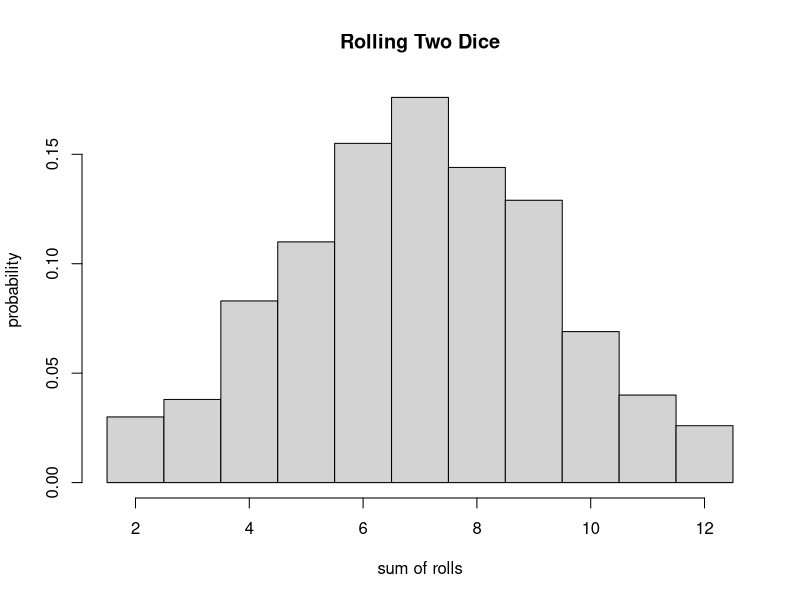
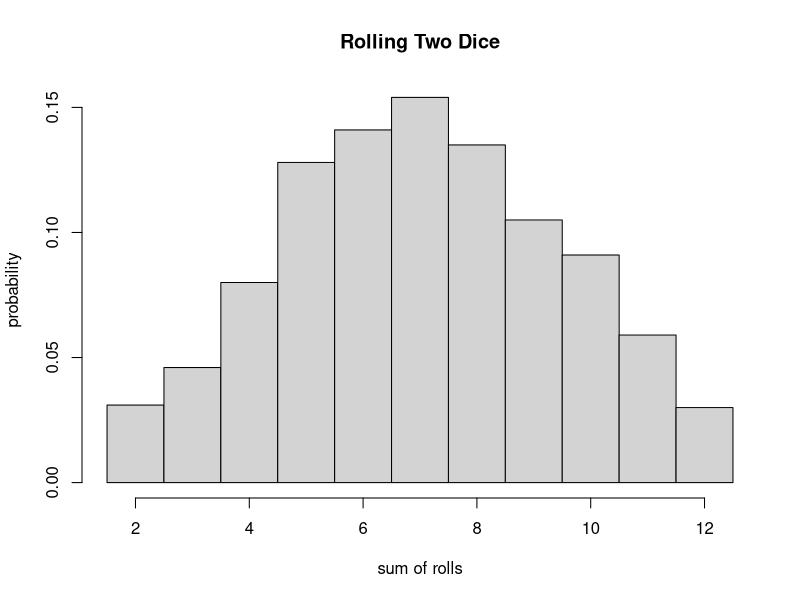

Write the R code that produced these figures, in order.
## ---- chunk 1
nrolls<-1000
roll<-function(x) {
  sample(1:6, x, replace=TRUE)
  }
two_dice<-roll(nrolls)+roll(nrolls)
hist(two_dice, breaks=c(1.5:12.5), probability=TRUE, main="Rolling Two Dice", xlab="sum of rolls", ylab="probability")
## ---- chunk 2
nrolls <- 1000
roll <- function(x) {
    sample(1:6, x, replace = TRUE)
}
two_dice <- roll(nrolls) + roll(nrolls)
hist(two_dice, breaks = c(1.5:12.5), probability = TRUE, main = "Rolling Two Dice", 
    xlab = "sum of rolls", ylab = "probability")
